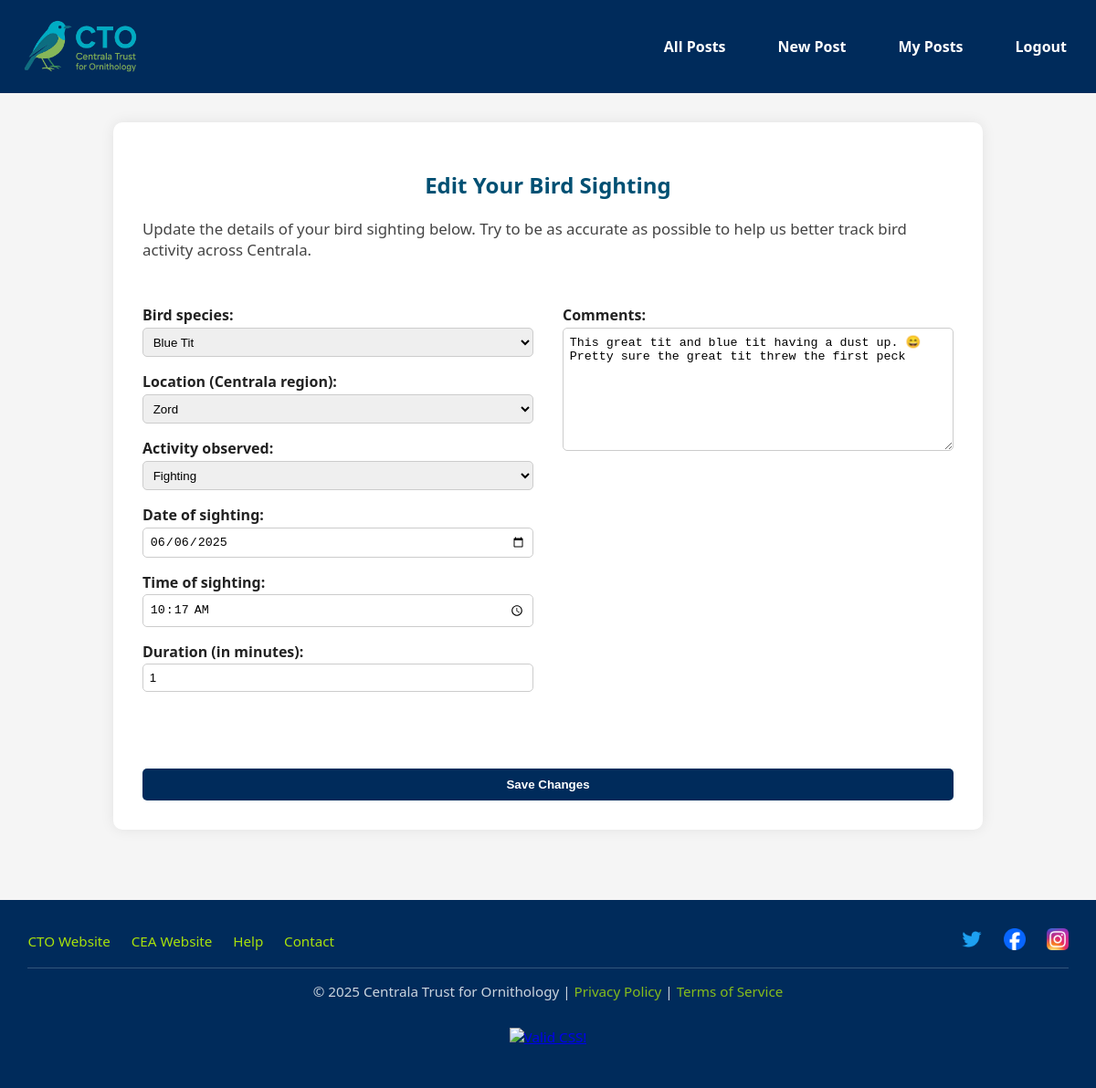
The app's page /edit-post/5 (signed in) with its own data.
### tables this page shows
CREATE TABLE posts (
        id INTEGER PRIMARY KEY AUTOINCREMENT,
        user_id INTEGER NOT NULL,
        location TEXT,
        bird_species TEXT,
        activity TEXT,
        duration INTEGER,
        date TEXT,
        time TEXT,
        comments TEXT,
        image_filename TEXT,
        FOREIGN KEY (user_id) REFERENCES users(id)
    );

### app.py (the view, shortened to what this page needs)
@app.route('/edit-post/<int:post_id>', methods=['GET', 'POST'])
def edit_post(post_id):
    if 'user_id' not in session:
        flash("You must be logged in to edit posts.")
        return redirect(url_for('login'))
    with sqlite3.connect(DB_PATH) as conn:
        conn.row_factory = sqlite3.Row
        c = conn.cursor()
        c.execute("SELECT * FROM posts WHERE id = ? AND user_id = ?", (post_id, session['user_id']))
        post = c.fetchone()
        if not post:
            flash("Post not found or access denied.")
            return redirect(url_for('all_posts'))
    return render_template('edit_post.html', post=post)

### templates/edit_post.html (shortened to what this page needs)
{% extends "base.html" %}
{% block content %}
<div class="posts-wrapper">
    <section class="form-section wide-form">
        <h2>Edit Your Bird Sighting</h2>
        <p class="form-description">
            Update the details of your bird sighting below. Try to be as accurate as possible to help us better track bird activity across Centrala.
        </p>
        <form id="post-form" method="POST" class="form-grid">
            <div class="form-left">
                <label for="species">Bird species:</label>
                <select id="species" name="bird_species" required>
                    {% for species in ['Wood Pigeon', 'House Sparrow', 'Starling', 'Blue Tit', 'Blackbird', 'Robin', 'Goldfinch', 'Magpie', 'Other / Unknown'] %}
                        <option value="{{ species }}" {% if post.bird_species == species %}selected{% endif %}>{{ species }}</option>
                    {% endfor %}
                </select>
                <label for="location">Location (Centrala region):</label>
                <select id="location" name="location" required>
                    {% for region in ['Erean', 'Brunad', 'Bylyn', 'Docia', 'Marend', 'Pryn', 'Zord', 'Yaean', 'Frestin', 'Stonyam', 'Ryall', 'Ruril', 'Keivia', 'Tallan', 'Adohad', 'Obelyn', 'Holmer', 'Vertwall'] %}
                        <option value="{{ region }}" {% if post.location == region %}selected{% endif %}>{{ region }}</option>
                    {% endfor %}
                </select>
                <label for="activity">Activity observed:</label>
                <select id="activity" name="activity" required>
                    {% for activity in ['Perching', 'Feeding', 'Nesting', 'Fighting', 'Flying', 'Singing', 'Bathing', 'Resting', 'Other'] %}
                        <option value="{{ activity }}" {% if post.activity == activity %}selected{% endif %}>{{ activity }}</option>
                    {% endfor %}
                </select>
                <label for="date">Date of sighting:</label>
                <input type="date" id="date" name="date" value="{{ post.date }}" required>
                <label for="time">Time of sighting:</label>
                <input type="time" id="time" name="time" value="{{ post.time }}" required>
                <label for="duration">Duration (in minutes):</label>
                <input type="number" id="duration" name="duration" value="{{ post.duration }}" min="1" max="999" required>
            </div>
            <div class="form-right">
                <label for="comments">Comments:</label>
                <textarea id="comments" name="comments" rows="8" required placeholder="Add your notes, reactions, or observations here...">{{ post.comments }}</textarea>
            </div>
            <div class="form-submit">
                <button type="submit">Save Changes</button>
            </div>
        </form>
    </section>
</div>
{% endblock %}

### records on screen
posts: bird_species "Blue Tit", location "Zord", activity "Fighting", date "06/06/2025", time "10:17", duration "1", comments "This great tit and blue tit having a dust up. 😄 Pretty sure the great tit threw the first peck"
